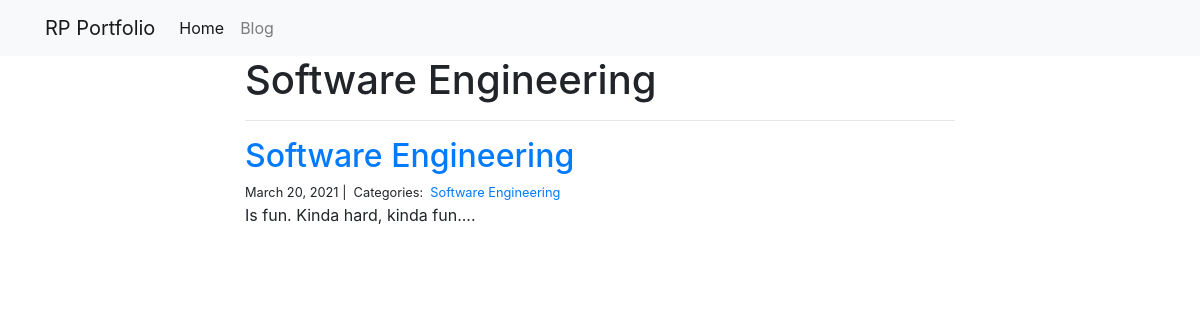
/blog/Software Engineering/, run on the app's committed database.
### blog/models.py (models this page shows)
class Post(models.Model):
    title = models.CharField(max_length=255)
    body = models.TextField()
    created_on = models.DateTimeField(auto_now_add=True)
    last_modified = models.DateTimeField(auto_now=True)
    categories = models.ManyToManyField('Category', related_name='posts')

class Category(models.Model):
    name = models.CharField(max_length=20)

### blog/views.py (the view)
# urls.py: path("<category>/", views.blog_category, name="blog_category"),
def blog_category(request, category):
    posts = Post.objects.filter(
        categories__name__contains=category
    ).order_by(
        '-created_on'
    )
    context = {
        "category": category,
        "posts": posts
    }
    return render(request, "blog_category.html", context)

### blog/templates/blog_category.html
{% extends "base.html" %}
{% block page_content %}
<div class="col-md-8 offset-md-2">
    <h1>{{ category | title }}</h1>
    <hr>
    {% for post in posts %}
        <h2><a href="{% url 'blog_detail' post.pk%}">{{ post.title }}</a></h2>
        <small>
            {{ post.created_on.date }} |&nbsp;
            Categories:&nbsp;
            {% for category in post.categories.all %}
            <a href="{% url 'blog_category' category.name %}">
                {{ category.name }}
            </a>&nbsp;
            {% endfor %}
        </small>
        <p>{{ post.body | slice:":400" }}...</p>
    {% endfor %}
</div>
{% endblock %}

### data on the page
Post: title "Software Engineering", created_on "March 20, 2021", body "Is fun. Kinda hard, kinda fun."
Category: name "Software Engineering"

### other printed values
{{ category | title }} "Software Engineering"
